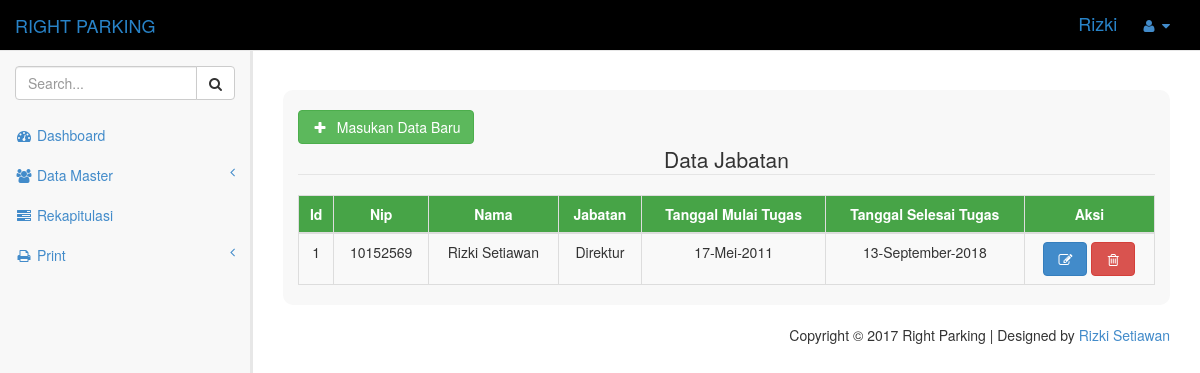
/djabatan.php (signed in), run on the app's committed database.
### tables this page shows
CREATE TABLE `tbl_jabatan` (
  `id_jabatan` int(50) NOT NULL,
  `nip` int(50) NOT NULL,
  `jabatan` varchar(50) NOT NULL,
  `tglmulai` int(20) NOT NULL,
  `blnmulai` varchar(20) NOT NULL,
  `tahunmulai` varchar(20) NOT NULL,
  `tglselesai` int(20) NOT NULL,
  `blnselesai` varchar(20) NOT NULL,
  `tahunselesai` varchar(20) NOT NULL
);

CREATE TABLE `tbl_pegawai` (
  `nip` int(50) NOT NULL,
  `nama` varchar(50) NOT NULL,
  `tempat` varchar(50) NOT NULL,
  `tgl` int(20) NOT NULL,
  `bln` varchar(20) NOT NULL,
  `tahun` varchar(20) NOT NULL,
  `agama` varchar(50) NOT NULL,
  `jk` varchar(20) NOT NULL,
  `stat_pernikahan` varchar(20) NOT NULL,
  `alamat` varchar(50) NOT NULL,
  `email` varchar(50) NOT NULL
);

### djabatan.php (the view, shortened to what this page needs)
 <?php
    if(!isset($_SESSION['user'])){?>
    <script language="javascript" type="text/javascript">
    alert("Silahkan Login Terlebih Dahulu");
    document.location='login.php';
    </script><?php
    } else {
?>
<!DOCTYPE html>
<html>
<head>
    <link href="css/bootstrap.min.css" rel="stylesheet">
    <link href="font-awesome/css/font-awesome.css" rel="stylesheet">
    <link href="css/sb-admin.css" rel="stylesheet">
</head>
<body >
    <div id="wrapper">
        <nav class="navbar navbar-default navbar-fixed-top" role="navigation" style="margin-bottom: 0; background-color: black;">
            <div class="navbar-header">
                <a class="navbar-brand" href="index.php" style="color: #2883C8;">RIGHT PARKING</a>
            </div>
            <ul class="nav navbar-top-links navbar-right">
                <li style="color:  #2883C8; ">
                    <h4><?php echo $_SESSION['user']; ?></h4>
                </li>
                <li class="dropdown">
                    <a class="dropdown-toggle" data-toggle="dropdown" href="#">
                        <i class="fa fa-user fa-fw"></i>  <i class="fa fa-caret-down"></i>
                    </a>
                </li>
            </ul>
            <div class="navbar-default navbar-static-side" role="navigation" >
                <div class="sidebar-collapse">
                    <ul class="nav" id="side-menu">
                        <li class="sidebar-search">
                            <div class="input-group custom-search-form">
                                <input type="text" class="form-control" placeholder="Search...">
                                <span class="input-group-btn">
                                <button class="btn btn-default" type="button">
                                    <i class="fa fa-search"></i>
                                </button>
                            </span>
                            </div>
                        </li>
                        <li>
                            <a href="index.php"><i class="fa fa-dashboard fa-fw"></i> Dashboard</a>
                        </li>
                        <li>
                            <a href=""><i class="fa fa-users fa-fw"></i> Data Master<span class="fa arrow"></span></a>
                        </li>
                        <li>
                            <a href="rekap.php"><i class="fa fa-tasks fa-fw"></i> Rekapitulasi</a>
                        </li>
                        <li>
                            <a href=""><i class="fa fa-print fa-fw"></i> Print<span class="fa arrow"></span></a>
                        </li>
                    </ul>
                </div>
            </div>
        </nav>
        <div id="page-wrapper">
            <div class="row">
                <div class="col-lg-12"><br><br>
                    <div class="col-md-12 content"   style="background-color: #F8F8F8; border-radius: 10px;">
                      <div>
                          <a href="ijabatan.php">  <br><button type="submit" class="btn btn-success"><i class='fa fa-plus fa-fw'></i>&nbsp; Masukan Data Baru</button> </a>
                     </div>
               <legend><Center>Data Jabatan</Center></legend>
    <table cellspacing="0" cellpadding="0" class="table table-striped table-bordered ">
        <thead style="background: #47A447; color: white;">
            <tr>
                <th><center>Id</center></th>
                <th><center>Nip</center></th>
                <th><center>Nama</center></th>
                <th><center>Jabatan</center></th>
                <th><center>Tanggal Mulai Tugas</center></th>
                <th><center>Tanggal Selesai Tugas</center></th>
                <th><center>Aksi</center></th>
            </tr>
        </thead>
        <tbody align="center">
            <?php
            require_once 'config.php';
            $sql = "SELECT tbl_jabatan.id_jabatan,tbl_pegawai.nip,tbl_pegawai.nama,tbl_jabatan.jabatan,tbl_jabatan.tglmulai,tbl_jabatan.blnmulai,tbl_jabatan.tahunmulai,tbl_jabatan.tglselesai,tbl_jabatan.blnselesai,tbl_jabatan.tahunselesai from tbl_jabatan, tbl_pegawai where tbl_pegawai.nip=tbl_jabatan.nip ";
            $result = $connect->query($sql);
            if($result->num_rows > 0) {
                while($row = $result->fetch_assoc()) {
                    echo "<tr>
                        <td>".$row['id_jabatan']."</td>
                        <td>".$row['nip']."</td>
                        <td>".$row['nama']."</td>
                        <td>".$row['jabatan']."</td>
                        <td>
                        ".$row['tglmulai']."-".$row['blnmulai']."-".$row['tahunmulai']."
                        </td>
                        <td>
                        ".$row['tglselesai']."-".$row['blnselesai']."-".$row['tahunselesai']."
                        </td>
                        <td>
                        <a href='ejabatan.php?id_jabatan=".$row['id_jabatan']."'><button type='button'class='btn btn-primary'><i class='fa fa-pencil-square-o fa-fw'></i></button></a>
                         <a onClick=\"javascript: return confirm('Apakah yakin ingin di hapus?');\"href='hjabatan.php?id_jabatan=".$row['id_jabatan']."'><button type='button'class='btn btn-danger'><i class='fa fa-trash-o fa-fw'></i></button></a>
                        </td>
                    </tr>";
                     }
                     } else {
                    echo "<tr><td colspan='12'><center>Belum Ada Data<center></td></tr>";
                    }
                    ?>
                </tbody>
                </table>
        </div>
                </div>
            </div>
            <footer class="text-right"><br>
                <p>Copyright &copy; 2017 Right Parking
                | Designed by <a href="http://www.templatemo.com" target="_parent">Rizki Setiawan</a></p>
            </footer>
        </div>
    </div>
</body>
</html>
<?php } ?>

### css/sb-admin.css (style rules this page uses)
body { background-color: #f8f8f8; padding-top: 100px; }
@media (min-width:768px) { body { padding-top: 50px; } }
#wrapper { width: 100%; }
#page-wrapper { padding: 0 15px; min-height: 568px; background-color: #fff; }
@media (min-width:768px) { #page-wrapper { position: inherit; margin: 0 0 0 250px; padding: 0 30px; min-height: 1300px; border-left: 3px solid #e7e7e7; } }
.navbar-top-links li { display: inline-block; }
.navbar-top-links li:last-child { margin-right: 15px; }
.navbar-top-links li a { padding: 15px; min-height: 50px; }
.sidebar-search { padding: 15px; }
.arrow { float: right; }
.fa.arrow:before { content: "\f104"; }
@media (min-width:768px) { .navbar-static-side { z-index: 1; position: absolute; width: 250px; margin-top: 51px; } }

### data on the page
tbl_jabatan: id_jabatan "1", nip.nip "10152569", nip.nama "Rizki Setiawan", jabatan "Direktur", tglmulai "17", blnmulai "Mei", tahunmulai "2011", tglselesai "13", blnselesai "September", tahunselesai "2018"

### other printed values
$_SESSION['user'] "Rizki"
